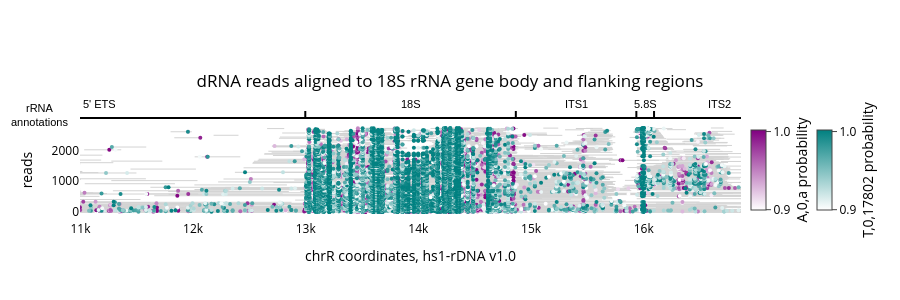

The cell this chart's notebook holds for it:
### Code cell
fig = plot_read_browser.plot_read_browser(
    mod_file_name=rrna_extract,
    # region = f"chrR:{12996+10}-{14864-00}",
    region = f"chrR:{12996-2000}-{14864+2000}",
    # motifs=["HRT,2,17802","DRACH,2,a"],
    motifs = ["A,0,a","T,0,17802"],
    sort_by=("read_length","desc"),
    thresh=0.9,
    # span_full_window=True,
    # size=2,
    colorscales={
        "GTTC,2,17802":["white","teal"],
        "TSTAG,2,17802":["white","green"],
        "DRACH,2,a":["white","purple"],
        "T,0,17802":["white","teal"],
        "A,0,a":["white","purple"],
        },
)
fig.update_layout(
    width=900,# these values are in pixels
    height=300,    
    title={
        'text': "dRNA reads aligned to 18S rRNA gene body and flanking regions",
        'x': 0.5,
        'xanchor': 'center',
        'y': 0.75,  # Adjust the vertical position of the title
        'yanchor': 'top',
        'pad': {'b': 10} 
    },
    xaxis_title='chrR coordinates, hs1-rDNA v1.0',
    yaxis_title='reads',
    font=dict(color='black')
)
import plotly.graph_objects as go

# Define your regions (from the BED file data you provided)
regions = [
    {'start': 9339, 'end': 12995, 'label': "5' ETS"},
    {'start': 12996, 'end': 14864, 'label': '18S'},
    {'start': 14865, 'end': 15934, 'label': 'ITS1'},
    {'start': 15935, 'end': 16091, 'label': '5.8S'},
    {'start': 16092, 'end': 17258, 'label': 'ITS2'},
]

# Add a horizontal line spanning all regions at the top
fig.add_shape(
    type="line",
    x0=regions[0]['start'],
    x1=regions[-1]['end'],
    y0=1.02,  # Just above the plot
    y1=1.02,
    yref="paper",
    line=dict(color="black", width=2),
)

# Add vertical tick marks at region boundaries - much taller
for i, region in enumerate(regions):
    # Tick at start of region
    fig.add_shape(
        type="line",
        x0=region['start'],
        x1=region['start'],
        y0=1.02,
        y1=1.09,  # Much taller tick (increased from 0.02 to 0.04 height)
        yref="paper",
        line=dict(color="black", width=2),
    )
    # Tick at end of last region
    if i == len(regions) - 1:
        fig.add_shape(
            type="line",
            x0=region['end'],
            x1=region['end'],
            y0=1.02,
            y1=1.09,
            yref="paper",
            line=dict(color="black", width=2),
        )

# Add text annotations above the line
for region in regions:
    mid_point = (region['start'] + region['end']) / 2
    fig.add_annotation(
        x=mid_point,
        y=1.08,  # Above the ticks
        yref="paper",
        text=region['label'],
        showarrow=False,
        font=dict(size=11, color="black", family="Arial"),
        xanchor="center",
        yanchor="bottom"
    )

# Add label on the left indicating these are annotations
fig.add_annotation(
    x=0,
    xref="paper",
    y=1.055,  # Centered vertically with the annotation track
    yref="paper",
    text="rRNA<br>annotations",
    showarrow=False,
    font=dict(size=11, color="black", family="Arial"),
    xanchor="right",
    yanchor="middle",
    xshift=-10  # Add a bit of space from the left edge
)

# Update layout to make room at the top
fig.update_layout(
    margin=dict(t=120),  # Increase top margin
)

fig.write_image(f"18SRNA_flanking_read_browser.svg", format="svg")
display(fig)
